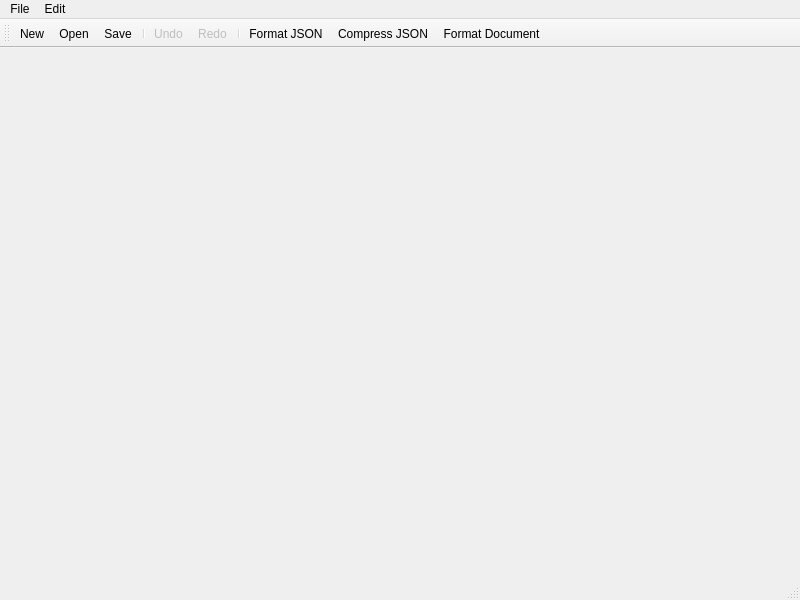
<?xml version="1.0" encoding="UTF-8"?>
<ui version="4.0">
 <class>MainWindow</class>
 <widget class="QMainWindow" name="MainWindow">
  <property name="geometry">
   <rect>
    <x>0</x>
    <y>0</y>
    <width>800</width>
    <height>600</height>
   </rect>
  </property>
  <property name="windowTitle">
   <string>MainWindow</string>
  </property>
  <widget class="JsonEditor" name="centralWidget">
   <property name="font">
    <font>
     <family>Monospace</family>
    </font>
   </property>
   <property name="lineWrapMode">
    <enum>QPlainTextEdit::NoWrap</enum>
   </property>
   <property name="acceptRichText" stdset="0">
    <bool>false</bool>
   </property>
  </widget>
  <widget class="QMenuBar" name="menuBar">
   <property name="geometry">
    <rect>
     <x>0</x>
     <y>0</y>
     <width>800</width>
     <height>22</height>
    </rect>
   </property>
   <widget class="QMenu" name="menuFile">
    <property name="title">
     <string>File</string>
    </property>
    <addaction name="actionNew"/>
    <addaction name="actionOpen"/>
    <addaction name="separator"/>
    <addaction name="actionSave"/>
    <addaction name="actionSaveAs"/>
    <addaction name="separator"/>
    <addaction name="actionClose"/>
    <addaction name="actionExit"/>
   </widget>
   <widget class="QMenu" name="menuEdit">
    <property name="title">
     <string>Edit</string>
    </property>
    <addaction name="actionUndo"/>
    <addaction name="actionRedo"/>
    <addaction name="separator"/>
    <addaction name="actionPreferences"/>
   </widget>
   <addaction name="menuFile"/>
   <addaction name="menuEdit"/>
  </widget>
  <widget class="QToolBar" name="mainToolBar">
   <attribute name="toolBarArea">
    <enum>TopToolBarArea</enum>
   </attribute>
   <attribute name="toolBarBreak">
    <bool>false</bool>
   </attribute>
   <addaction name="actionNew"/>
   <addaction name="actionOpen"/>
   <addaction name="actionSave"/>
   <addaction name="separator"/>
   <addaction name="actionUndo"/>
   <addaction name="actionRedo"/>
   <addaction name="separator"/>
   <addaction name="actionFormat_JSON"/>
   <addaction name="actionCompress_JSON"/>
   <addaction name="actionFormat"/>
  </widget>
  <widget class="QStatusBar" name="statusBar"/>
  <action name="actionNew">
   <property name="icon">
    <iconset theme="document-new">
     <normaloff>.</normaloff>.</iconset>
   </property>
   <property name="text">
    <string>New</string>
   </property>
   <property name="toolTip">
    <string>Create a new JSON file.</string>
   </property>
   <property name="shortcut">
    <string>Ctrl+N</string>
   </property>
  </action>
  <action name="actionOpen">
   <property name="icon">
    <iconset theme="document-open">
     <normaloff>.</normaloff>.</iconset>
   </property>
   <property name="text">
    <string>Open</string>
   </property>
   <property name="toolTip">
    <string>Open a JSON document.</string>
   </property>
   <property name="shortcut">
    <string>Ctrl+O</string>
   </property>
  </action>
  <action name="actionSave">
   <property name="enabled">
    <bool>true</bool>
   </property>
   <property name="icon">
    <iconset theme="document-save">
     <normaloff>.</normaloff>.</iconset>
   </property>
   <property name="text">
    <string>Save</string>
   </property>
   <property name="toolTip">
    <string>Save the current document.</string>
   </property>
   <property name="shortcut">
    <string>Ctrl+S</string>
   </property>
  </action>
  <action name="actionSaveAs">
   <property name="enabled">
    <bool>false</bool>
   </property>
   <property name="icon">
    <iconset theme="document-save-as">
     <normaloff>.</normaloff>.</iconset>
   </property>
   <property name="text">
    <string>Save As...</string>
   </property>
   <property name="toolTip">
    <string>Save the current document with a new name.</string>
   </property>
   <property name="shortcut">
    <string>Ctrl+Shift+S</string>
   </property>
  </action>
  <action name="actionUndo">
   <property name="enabled">
    <bool>false</bool>
   </property>
   <property name="icon">
    <iconset theme="edit-undo">
     <normaloff>.</normaloff>.</iconset>
   </property>
   <property name="text">
    <string>Undo</string>
   </property>
   <property name="toolTip">
    <string>Undo the previous action.</string>
   </property>
   <property name="shortcut">
    <string>Ctrl+Z</string>
   </property>
  </action>
  <action name="actionRedo">
   <property name="enabled">
    <bool>false</bool>
   </property>
   <property name="icon">
    <iconset theme="edit-redo">
     <normaloff>.</normaloff>.</iconset>
   </property>
   <property name="text">
    <string>Redo</string>
   </property>
   <property name="toolTip">
    <string>Redo the last undone action.</string>
   </property>
   <property name="shortcut">
    <string>Ctrl+Shift+Z</string>
   </property>
  </action>
  <action name="actionClose">
   <property name="enabled">
    <bool>false</bool>
   </property>
   <property name="icon">
    <iconset theme="window-close">
     <normaloff>.</normaloff>.</iconset>
   </property>
   <property name="text">
    <string>Close</string>
   </property>
   <property name="toolTip">
    <string>Close the currently opened document.</string>
   </property>
   <property name="shortcut">
    <string>Ctrl+W</string>
   </property>
  </action>
  <action name="actionExit">
   <property name="icon">
    <iconset theme="application-exit">
     <normaloff>.</normaloff>.</iconset>
   </property>
   <property name="text">
    <string>Exit</string>
   </property>
   <property name="toolTip">
    <string>Exit the program.</string>
   </property>
   <property name="shortcut">
    <string>Ctrl+Q</string>
   </property>
  </action>
  <action name="actionFormat">
   <property name="checkable">
    <bool>true</bool>
   </property>
   <property name="checked">
    <bool>false</bool>
   </property>
   <property name="enabled">
    <bool>true</bool>
   </property>
   <property name="icon">
    <iconset theme="edit-select-all">
     <normaloff>.</normaloff>.</iconset>
   </property>
   <property name="text">
    <string>Format Document</string>
   </property>
   <property name="toolTip">
    <string>Toggle whether document should be automatically formatted.</string>
   </property>
  </action>
  <action name="actionPreferences">
   <property name="icon">
    <iconset theme="preferences-system">
     <normaloff>.</normaloff>.</iconset>
   </property>
   <property name="text">
    <string>Preferences...</string>
   </property>
  </action>
  <action name="actionFormat_JSON">
   <property name="icon">
    <iconset theme="format-justify-right"/>
   </property>
   <property name="text">
    <string>Format JSON</string>
   </property>
  </action>
  <action name="actionCompress_JSON">
   <property name="icon">
    <iconset theme="format-justify-fill"/>
   </property>
   <property name="text">
    <string>Compress JSON</string>
   </property>
  </action>
 </widget>
 <layoutdefault spacing="6" margin="11"/>
 <customwidgets>
  <customwidget>
   <class>JsonEditor</class>
   <extends>QPlainTextEdit</extends>
   <header>jsoneditor.h</header>
  </customwidget>
 </customwidgets>
 <resources/>
 <connections/>
</ui>
